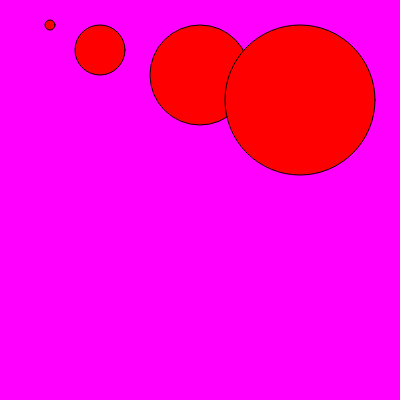
Frame 1 (no input)
Frame 60 (no input): identical to frame 1, image omitted
Frame 120 (the mouse pressed at the canvas centre since frame 60): identical to frame 1, image omitted

The p5.js sketch that drew this single still picture (run headless with seeded random() and noise() and a simulated clock; from frame 60 on, the mouse is pressed at the canvas centre):

// p5.js sketch
// ── sketch.js
function setup() {
  createCanvas(400, 400);
}

function draw() {
  background('magenta');
  fill('red');
  circle(50, 25, 10);
  circle(100, 50, 50);
  circle(200, 75, 100);
  circle(300, 100, 150);
}
